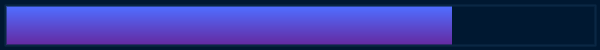
%> input picture cmd/progress_bar.png, 600 x 50 px
$ octave magick.m   (GNU Octave 9; MATLAB toolbox functions it lacks are replaced by stand-ins)
%> lines starting %> are read from the running program, lines starting %| are printed output that depends on the picture
### matlab/generateStarDrawCommands.m
function drawString = generateStarDrawCommands(numStars, xSpacing, yOffset)
% Returns ImageMagick -draw commands for stars with vertical offset
% Inputs:
%   numStars  - number of stars to draw (e.g., 5)
%   xSpacing  - horizontal spacing between stars (e.g., 60)
%   yOffset   - vertical offset to shift all Y coordinates (e.g., 5)
% Output:
%   drawString - concatenated string of -draw commands

% Base star shape (relative to origin)
baseX = [15 18 27 20 23 15 7 10 3 12];
baseY = [0 8 8 13 22 17 22 13 8 8];

if numStars ~= 0
    drawString = "-fill gold -stroke none ";
else
    drawString = "-fill none -stroke gold -strokewidth 2 ";
end

for i = 0:9
    xShift = i * xSpacing;
    coords = "";
    for j = 1:length(baseX)
        x = baseX(j) + xShift;
        y = baseY(j) + yOffset;
        coords = coords + sprintf('%d,%d ', x, y);
    end
    coords = strtrim(coords);  % Remove trailing space
    if i==(numStars-1) && numStars ~= 5
        drawString = drawString + sprintf('-draw "polygon %s" -fill none -stroke gold -strokewidth 2 ', coords);
    else
        drawString = drawString + sprintf('-draw "polygon %s" ', coords);
    end
end

drawString = char(drawString);
% -fill gold -stroke none
% -fill none -stroke gold -strokewidth 2 ^

### matlab/getColorHex.m
function hexCode = getColorHex(keyLetter)
% GETCOLORHEX Returns the approximate color hex code for a key letter from a color wheel.
%
%   HEXCODE = GETCOLORHEX(KEYLETTER) takes a string KEYLETTER
%   (e.g., '1A', '5B') and returns the corresponding approximate
%   background color hex code as a string.
%
%   Input:
%       keyLetter - A string representing the key letter (e.g., '1A', '12B').
%
%   Output:
%       hexCode   - A string containing the 6-digit hex color code (e.g., '#25D5E0').
%                   Returns '#FFFFFF' (White) if the key letter is not found.

    % Define the color map using a switch statement
    switch upper(keyLetter)
        % Ring A (Inner Ring - generally lighter/softer tones)
        case '1A'
            hexCode = '#25D5E0'; % Light Cyan/Teal
        case '2A'
            hexCode = '#4ED94E'; % Bright Green
        case '3A'
            hexCode = '#6DCF38'; % Lime Green
        case '4A'
            hexCode = '#E0DD39'; % Yellow-Green
        case '5A'
            hexCode = '#E2A941'; % Deep Yellow/Orange
        case '6A'
            hexCode = '#E17565'; % Light Coral/Salmon
        case '7A'
            hexCode = '#DD5590'; % Fuschia/Deep Pink
        case '8A'
            hexCode = '#C857BE'; % Lavender/Light Violet
        case '9A'
            hexCode = '#9E67D1'; % Light Indigo/Purple
        case '10A'
            hexCode = '#6692E1'; % Light Blue
        case '11A'
            hexCode = '#4DBAE3'; % Sky Blue
        case '12A'
            hexCode = '#38D4E5'; % Bright Cyan

        % Ring B (Outer Ring - generally stronger/deeper tones)
        case '1B'
            hexCode = '#15C6D1'; % Cyan/Teal
        case '2B'
            hexCode = '#38CB3A'; % Green
        case '3B'
            hexCode = '#55C31D'; % Strong Green
        case '4B'
            hexCode = '#D8D321'; % Vivid Yellow-Green
        case '5B'
            hexCode = '#DB9C2A'; % Burnt Orange
        case '6B'
            hexCode = '#DE6055'; % Coral/Salmon
        case '7B'
            hexCode = '#D63F7F'; % Vivid Pink
        case '8B'
            hexCode = '#BD44B2'; % Deep Lavender/Violet
        case '9B'
            hexCode = '#8E52C6'; % Indigo/Purple
        case '10B'
            hexCode = '#5081D9'; % Medium Blue
        case '11B'
            hexCode = '#34ACC7'; % Cyan Blue
        case '12B'
            hexCode = '#20C9D1'; % Strong Cyan

        % Default case for invalid input
        otherwise
            warning('getColorHex:InvalidKey', 'Key letter "%s" not found in the color map. Returning White.', keyLetter);
            hexCode = '#FFFFFF';
    end
end

### matlab/magick.m
% magick

% Create a progress bar image using the magick command
cmd=['magick -size 400x50 xc:white ' ...
'-fill "#4CAF50" -draw "rectangle 0,0 300,50" ' ...
'-fill "#E0E0E0" -draw "rectangle 300,0 400,50" '...
'-gravity center -pointsize 20 -annotate +0+0 "5%" '...
'progress_bar.png'];

[status, result] = system(cmd);

% Display the generated progress bar image
imshow('progress_bar.png');


color2 = getColorHex('3a');

cmd=['magick -size 400x100 xc:white ' ...
'-fill gray -stroke "' color2 '" -draw "roundrectangle 0,0 199,99 20,20" ' ...
'-fill "' color2 '" -draw "roundrectangle 0,0 175,99 20,20" ' ...
'-gravity center -pointsize 54 -stroke black -fill black -font Arial ' ...
'-annotate +0+0 "6B" ' ...
'label_6Bd.png'];

[status, result] = system(cmd);
imshow('label_6Bd.png');
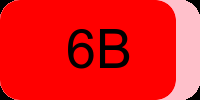
%> input picture label_6Bd.png, 200 x 100 px


cmd=['magick -size 250x250 xc:white ' ...
'-fill "#d4a017" -draw "roundrectangle 5,5 90,90 10,10" ' ...
'-gravity northwest -pointsize 46 -fill black -font Arial ' ...
'-annotate +20+30 "5A" ' ...
'-gravity northwest -pointsize 36 -annotate +110+30 "90 BPM" ' ...
'-fill blue -draw "rectangle 100,70 110,90" ' ...
'-draw "rectangle 115,70 125,90" ' ...
'-draw "rectangle 130,70 140,90" ' ...
'-draw "rectangle 145,70 155,90" ' ...
'-draw "rectangle 160,70 170,90" ' ...
'-draw "rectangle 175,70 185,90" ' ...
'-fill gray -draw "rectangle 190,70 200,90" ' ...
'-draw "rectangle 205,70 215,90" ' ...
'-draw "rectangle 220,70 230,90" ' ...
'-draw "rectangle 235,70 245,90" ' ...
'music_ui.png'];

[status, result] = system(cmd);
imshow('music_ui.png');
%> (this line was passed over: imshow is not available in this run)


cmd=['magick -size 600x120 xc:white ' ...
    '-fill "#d4a017" -draw "roundrectangle 10,20 80,80 10,10" ' ...
    '-gravity northwest -pointsize 32 -fill black -font Arial ' ...
    '-annotate +20+30 "5A" ' ...
    '-gravity north -pointsize 28 -annotate +0+30 "140 BPM" ' ...
    '-fill blue -draw "rectangle 100,85 120,90" ' ...
    '-draw "rectangle 125,80 145,90" ' ...
    '-draw "rectangle 150,75 170,90" ' ...
    '-draw "rectangle 175,70 195,90" ' ...
    '-draw "rectangle 200,65 220,90" ' ...
    '-draw "rectangle 225,60 245,90" ' ...
    '-fill gray -draw "rectangle 250,55 270,90" ' ...
    '-draw "rectangle 275,50 295,90" ' ...
    '-draw "rectangle 300,45 320,90" ' ...
    '-draw "rectangle 325,40 345,90" ' ...
    'music_ui2.png'];

[status, result] = system(cmd);
imshow('music_ui2.png');
%> (this line was passed over: imshow is not available in this run)


cmd=['magick -size 253x75 xc:white ' ...
'-fill "#d49b2a" -draw "roundrectangle 0,0 80,75 10,10" ' ...
'-font Arial-Bold -pointsize 38 -fill black -gravity West -annotate +1+0 "5A" ' ...
'-font Arial-Bold -pointsize 32 -fill black -gravity NorthWest -annotate +85+10 "140 BPM" ' ...
'-fill "#2da8ff" -draw "rectangle 90,45 170,65" ' ...
'-fill "#bfbfbf" -draw "rectangle 170,45 210,65" ' ...
'track_info5a.png'];

[status, result] = system(cmd);
imshow('track_info5a.png');
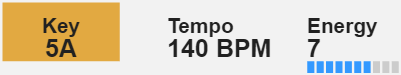
%> input picture matlab/track_info5a.png, 401 x 75 px

%   numStars  - number of stars to draw (e.g., 5)
%   xSpacing  - horizontal spacing between stars (e.g., 60)
%   yOffset   - vertical offset to shift all Y coordinates (e.g., 5)

cmd=['magick -size 300x300 xc:white -fill gold ' ...
  generateStarDrawCommands(2, 30, 265) ...
  'five_stars_small.png'];
%> the run ends on the next line
